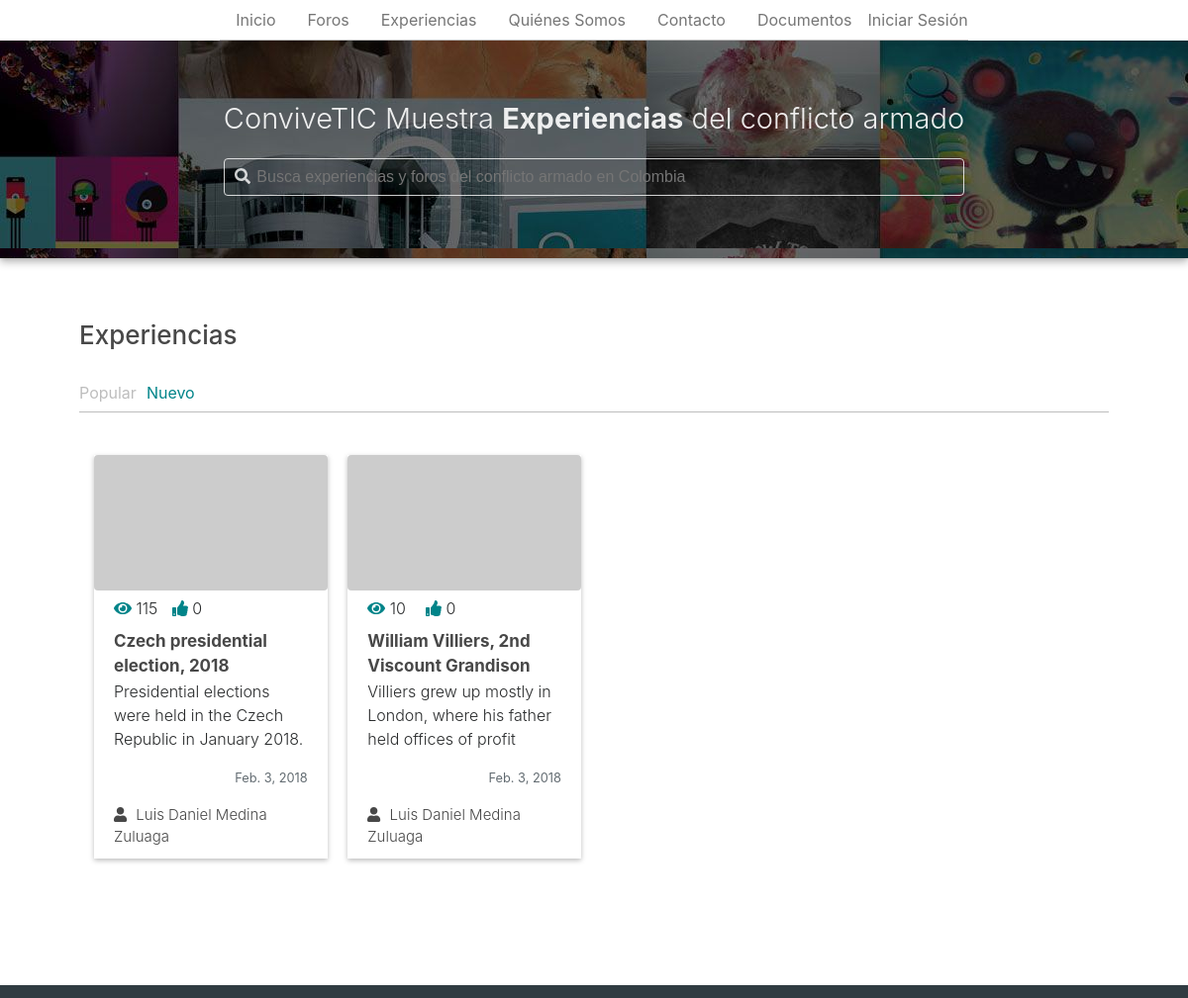
/experiences (upper part), run on an earlier commit of the app's database.
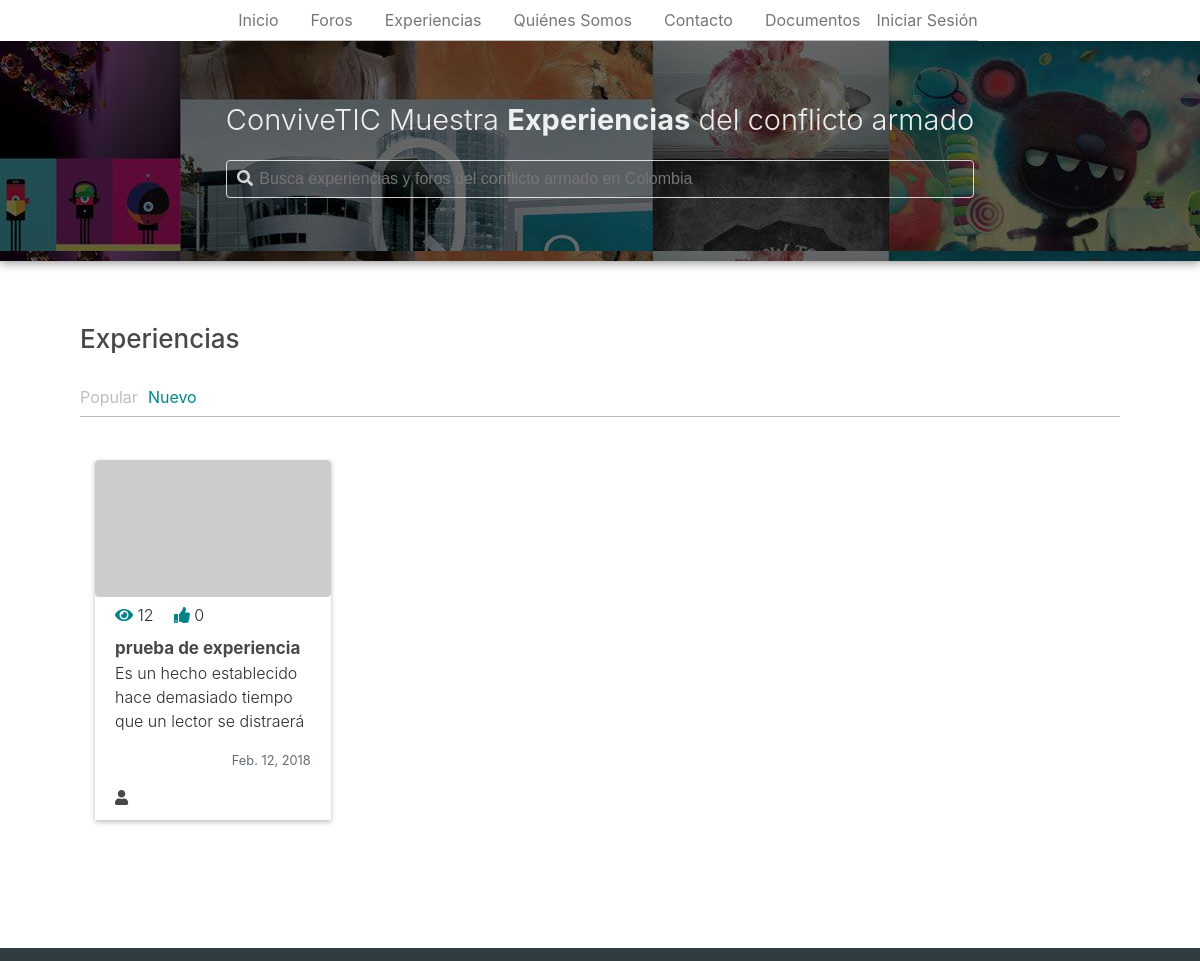
And on a later commit of the database.
### app/models.py (models this page shows)
class Experience(models.Model):
	author = models.ForeignKey(
		User,
		on_delete=models.SET_NULL,
		null=True
	)
	title = models.CharField(
		max_length = 100,
		default = ''
	)
	content = models.TextField(
		default="",
		blank=False,
		null=False
	)
	pub_date = models.DateField(
		default=date.today
	)
	video_url = models.CharField(
		max_length=50,
		null=True,
		blank=True
	)
	audio_url = models.CharField(
		max_length=100,
		null=True,
		blank=True
	)
	img = models.ImageField(
		upload_to="uploads/",
		null=True,
		blank=True
	)
	status = models.CharField(
		max_length = 20,
		choices = STATUS_CHOICES,
		default = 'P'
	)
	views = models.PositiveIntegerField(
		default = 0
	)
	likes = models.PositiveIntegerField(
		default = 0
	)
	tags = models.ManyToManyField(ExperienceTag, blank=True)

### app/views.py (the view)
# urls.py: path('experiences', ExperiencesView.as_view(), name="experiences"),
class ExperiencesView(ListView):
	template_name = 'app/experiences.html'
	context_object_name = 'experiences'
	queryset = Experience.objects.order_by('pub_date').filter(status='A')
	paginate_by = 8
	def get_context_data(self, **kwargs):
		context = super(ExperiencesView, self).get_context_data(**kwargs)
		context['order'] = 'new'
		return context;

### app/templates/app/experiences.html (shortened to what this page needs)
{% extends 'app/base.html' %}
{% load static %}
{% block content %}
<div class="exp-gral-section">
	<section class="exp-section">
		<div class="exp-gra-c">
			<h3 class="border exp-section-title">Experiencias</h3>
			<div class="filter-section">
	 			<ul>
	 				<li {% if order == 'popular' %} class="active" {% endif %}><a href="{% url 'experiences-ordered' 'popular' %}">Popular</a></li>
	 				<li {% if order == 'new' %} class="active" {% endif %}><a href="{% url 'experiences-ordered' 'new' %}">Nuevo</a></li>
	 			</ul>
	 		</div>
			<div class="experiences-c">
				{% for exp in experiences %}
				<div class="experience">
					<img class="rounded" src="http://via.placeholder.com/320x186">
					<div class="exp-data">
						<div class="detail-c">
							<div class="popular-data-c">
								<div class="views"><i class="fas fa-eye"></i> {{ exp.views }}</div>
									<div class="likes"><i class="fas fa-thumbs-up"></i> {{ exp.experienceslike_set.count }}</div>
							</div>
							<div class="exp-title"><a href="{% url 'experience-detail' exp.id %}">{{exp.title}}</a></div>
							<div class="content-c">
								<p>{{exp.content}}</p>
							</div>
							<p class="text-muted text-right"><small>{{ exp.pub_date }}</small></p>
							<div class="publisher"><i class="fas fa-user"></i>{% if request.user.is_authenticated and request.user == exp.author %}
								Tú
							{% else %}
								{{ exp.author.get_full_name }}
							{% endif %}
							</div>
						</div>
					</div>
				</div>
				{% endfor %}
			</div>
		</div>
	</section>
</div>
{% endblock %}

What changed in the data, as far as the page shows it:
removed Experience: views "115", experienceslike_set.count "0", title "Czech presidential election, 2018", content "Presidential elections were held in the Czech Republic in January 2018.…", pub_date "Feb. 3, 2018", author.get_full_name "Luis Daniel Medina Zuluaga"
removed Experience: views "10", experienceslike_set.count "0", title "William Villiers, 2nd Viscount Grandison", content "Villiers grew up mostly in London, where his father held offices of profit…", pub_date "Feb. 3, 2018", author.get_full_name "Luis Daniel Medina Zuluaga"
added Experience: views "12", experienceslike_set.count "0", title "prueba de experiencia", content "Es un hecho establecido hace demasiado tiempo que un lector se distraerá…", pub_date "Feb. 12, 2018"
